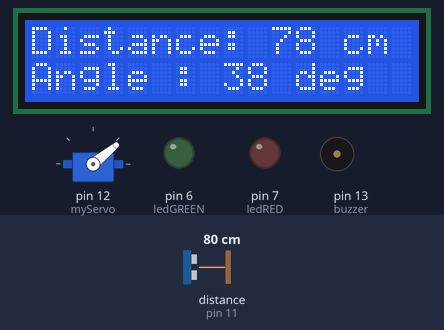
Bench run of a sketch on a simulated Arduino Uno, built with avr-gcc and run on an emulated ATmega328P. Shown: 16×2 character LCD, servo, output pins drawn as LEDs (lit = HIGH), buzzer (waves = sounding). Wiring (inferred from the names in the program): ultrasonic range finder: trigger pin 10; echo pin 11. Inputs (shaded band) come from the test bench; at power-on: distance to the obstacle (sensor on pin 11) 80 cm. The echo pulse lasts 58.3 µs per cm; pins used as bus, display or sensor lines are not drawn; what the sketch prints to the serial monitor is not drawn.

Above: at 1.27 s.
1.3 s: distance to the obstacle (sensor on pin 11) set to 2 cm
At 1.45 s:
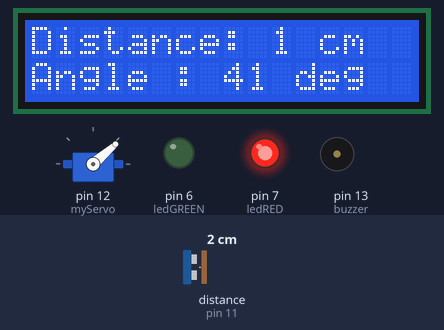
2.9 s: distance to the obstacle (sensor on pin 11) set to 35 cm
At 3.07 s:
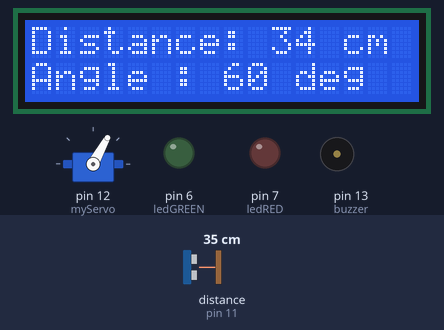
4.6 s: distance to the obstacle (sensor on pin 11) set to 24 cm
At 6.28 s:
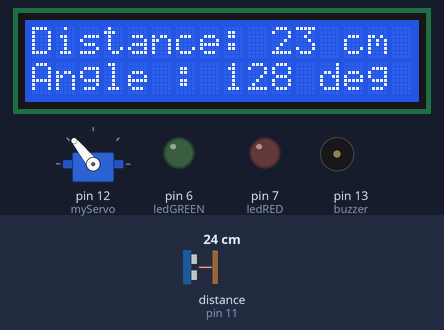
6.5 s: distance to the obstacle (sensor on pin 11) set to 19 cm
At 6.61 s:
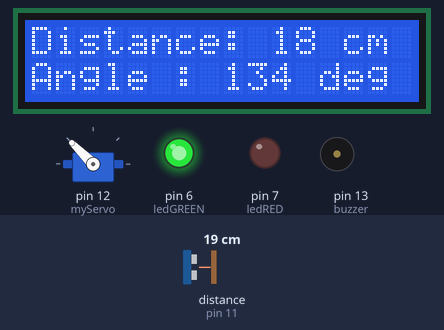
8.1 s: distance to the obstacle (sensor on pin 11) set to 60 cm
At 9.68 s:
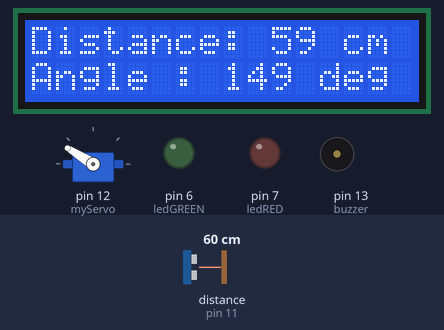
9.8 s: distance to the obstacle (sensor on pin 11) set to 9 cm
At 15.43 s:
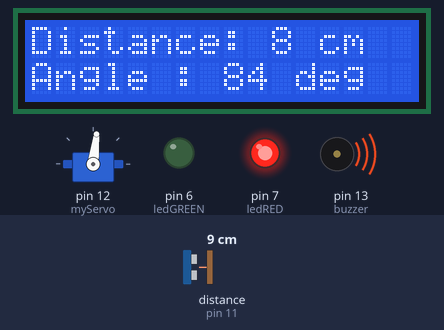
Timing chart, 0 to 15.5 s (numbered marks = the images above; inputs shaded):
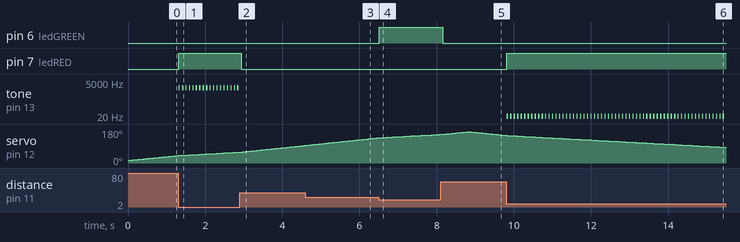

The sketch:

Combined_Radar_with_processing_LCD_and_Buzzer.ino
```cpp
// Includes the Servo library
#include <Servo.h>.
#include <LiquidCrystal.h>.

// Defines Tirg and Echo pins of the Ultrasonic Sensor
 int trigPin = 10;
 int echoPin = 11;
 int buzzer = 13;
 int ledGREEN = 6; //pin1 is green
 int ledRED = 7; //pin2 is red
// Variables for the duration and the distance
long duration;
int distance, criticalDistance;

Servo myServo;                        // Creates a servo object for controlling the servo motor
LiquidCrystal lcd(9, 8, 5, 4, 3, 2);  // Creates an LCD object. Parameters: (rs, enable, d4, d5, d6, d7)

void setup() {
  pinMode(trigPin, OUTPUT);  // Sets the trigPin as an Output
  pinMode(echoPin, INPUT);   // Sets the echoPin as an Input
  pinMode(buzzer, OUTPUT);   //Set the buzzer as an output
  pinMode(ledGREEN, OUTPUT);  //Set the Led1(Red LED) as an output
  pinMode(ledRED, OUTPUT);
  lcd.begin(16, 2);    // Initialiser l'interface de Lcd avec leurs Dimensions
  myServo.attach(12);  // Defines on which pin is the servo motor attached
  Serial.begin(9600);


  //Set the LED2(GREEN) as an output
  criticalDistance = 20;
}
void loop() {
  // rotates the servo motor from 15 to 165 degrees
  for (int pos = 15; pos <= 165; pos++) {
    myServo.write(pos);
    // delay(30);
    distance = calculateDistance();  // Calls a function for calculating the distance measured by the Ultrasonic sensor for each degree


    Serial.print(pos);       // Sends the current degree into the Serial Port
    Serial.print(",");       // Sends addition character right next to the previous value needed later in the Processing IDE for indexing
    Serial.print(distance);  // Sends the distance value into the Serial Port
    Serial.print(".");       // Sends addition character right next to the previous value needed later in the Processing IDE for indexing

    if (distance <= criticalDistance) {

      if (distance <= criticalDistance / 2) {

        tone(buzzer, 2000);  // Send 1KHz sound signal...
        digitalWrite(ledGREEN, LOW);
        digitalWrite(ledRED, HIGH);
        delay(30);
        noTone(buzzer);           // Stop sound...
        lcd.setCursor(0, 0);      // positionner le cursor a 0,0
        lcd.print("Distance: ");  // Printe "Distance" sur LCD
        lcd.print(distance);      // Printe la valeur Obtenue sur LCD
        lcd.print(" cm ");        // Printe l'unité sur LCD
        delay(10);
        lcd.setCursor(0, 1);
        lcd.print("Angle : ");
        lcd.print(pos);
        lcd.print(" deg ");
        // delay(30);

      } else {
        // digitalWrite(buzzer, HIGH);
        digitalWrite(ledRED, LOW);
        digitalWrite(ledGREEN, HIGH);
        delay(30);
        digitalWrite(buzzer, LOW);
        lcd.setCursor(0, 0);      // positionner le cursor a 0,0
        lcd.print("Distance: ");  // Printe "Distance" sur LCD
        lcd.print(distance);      // Printe la valeur Obtenue sur LCD
        lcd.print(" cm ");        // Printe l'unité sur LCD
        delay(10);
        lcd.setCursor(0, 1);
        lcd.print("Angle : ");
        lcd.print(pos);
        lcd.print(" deg ");
        // delay(30);
      }
    } else {
      // digitalWrite(buzzer, LOW);
      digitalWrite(ledGREEN, LOW);
      digitalWrite(ledRED, LOW);
    }

    lcd.setCursor(0, 0);      // positionner le cursor a 0,0
    lcd.print("Distance: ");  // Printe "Distance" sur LCD
    lcd.print(distance);      // Printe la valeur Obtenue sur LCD
    lcd.print(" cm ");        // Printe l'unité sur LCD
    delay(10);
    lcd.setCursor(0, 1);
    lcd.print("Angle : ");
    lcd.print(pos);
    lcd.print(" deg ");
    delay(30);
  }
  // Repeats the previous lines from 165 to 15 degrees
  for (int pos = 165; pos > 15; pos--) {
    myServo.write(pos);
    // delay(30);
    distance = calculateDistance();


    Serial.print(pos);       // Sends the current degree into the Serial Port
    Serial.print(",");       // Sends addition character right next to the previous value needed later in the Processing IDE for indexing
    Serial.print(distance);  // Sends the distance value into the Serial Port
    Serial.print(".");       // Sends addition character right next to the previous value needed later in the Processing IDE for indexing


    if (distance <= criticalDistance) {

      if (distance <= criticalDistance / 2) {

        tone(buzzer, 10);  // Send 1KHz sound signal...
        digitalWrite(ledGREEN, LOW);
        digitalWrite(ledRED, HIGH);
        delay(30);
        noTone(buzzer);           // Stop sound...
        lcd.setCursor(0, 0);      // positionner le cursor a 0,0
        lcd.print("Distance: ");  // Printe "Distance" sur LCD
        lcd.print(distance);      // Printe la valeur Obtenue sur LCD
        lcd.print(" cm ");        // Printe l'unité sur LCD
        delay(10);
        lcd.setCursor(0, 1);
        lcd.print("Angle : ");
        lcd.print(pos);
        lcd.print(" deg ");
        // delay(30);


      } else {
        digitalWrite(buzzer, HIGH);
        digitalWrite(ledRED, LOW);
        digitalWrite(ledGREEN, HIGH);
        delay(30);
        digitalWrite(buzzer, LOW);
        lcd.setCursor(0, 0);      // positionner le cursor a 0,0
        lcd.print("Distance: ");  // Printe "Distance" sur LCD
        lcd.print(distance);      // Printe la valeur Obtenue sur LCD
        lcd.print(" cm ");        // Printe l'unité sur LCD
        delay(10);
        lcd.setCursor(0, 1);
        lcd.print("Angle : ");
        lcd.print(pos);
        lcd.print(" deg ");
        // delay(30);
      }
    } else {
      digitalWrite(buzzer, LOW);
      digitalWrite(ledGREEN, LOW);
      digitalWrite(ledRED, LOW);
    }

    lcd.setCursor(0, 0);      // positionner le cursor a 0,0
    lcd.print("Distance: ");  // Printe "Distance" sur LCD
    lcd.print(distance);      // Printe la valeur Obtenue sur LCD
    lcd.print(" cm ");        // Printe l'unité sur LCD
    delay(10);
    lcd.setCursor(0, 1);
    lcd.print("Angle : ");
    lcd.print(pos);
    lcd.print(" deg ");
    delay(30);
  }
}
// Function for calculating the distance measured by the Ultrasonic sensor
int calculateDistance() {

  digitalWrite(trigPin, LOW);
  delayMicroseconds(2);
  // Sets the trigPin on HIGH state for 10 micro seconds
  digitalWrite(trigPin, HIGH);
  delayMicroseconds(10);
  digitalWrite(trigPin, LOW);
  duration = pulseIn(echoPin, HIGH);  // Reads the echoPin, returns the sound wave travel time in microseconds
  // Serial.println();
  // Serial.print("Duration = ");
  // Serial.println(duration);
  distance = (duration * 0.034) / 2;
  // Serial.print("Distance = ");
  // Serial.println(distance);
  return distance;
}
```

Measured:
- the behaviour switches between 22 and 21 cm on distance to the obstacle (sensor on pin 11) (found by bisection; images 3 and 4)
- after the input at 1.3 s, pin 7 (ledRED): LOW → HIGH at once; tone on pin 13 (buzzer): alternates 2000 Hz for 0.03 s and silent for 0.06 s, starting at once
- after the input at 2.9 s, pin 7 (ledRED): HIGH → LOW at once; tone on pin 13 (buzzer): stops changing and stays silent
- after the input at 6.5 s, pin 6 (ledGREEN): LOW → HIGH at once
- after the input at 8.1 s, pin 6 (ledGREEN): HIGH → LOW after 0.06 s
- after the input at 9.8 s, pin 7 (ledRED): LOW → HIGH at once; tone on pin 13 (buzzer): alternates 10 Hz for 0.03 s and silent for 0.06 s, starting at once
